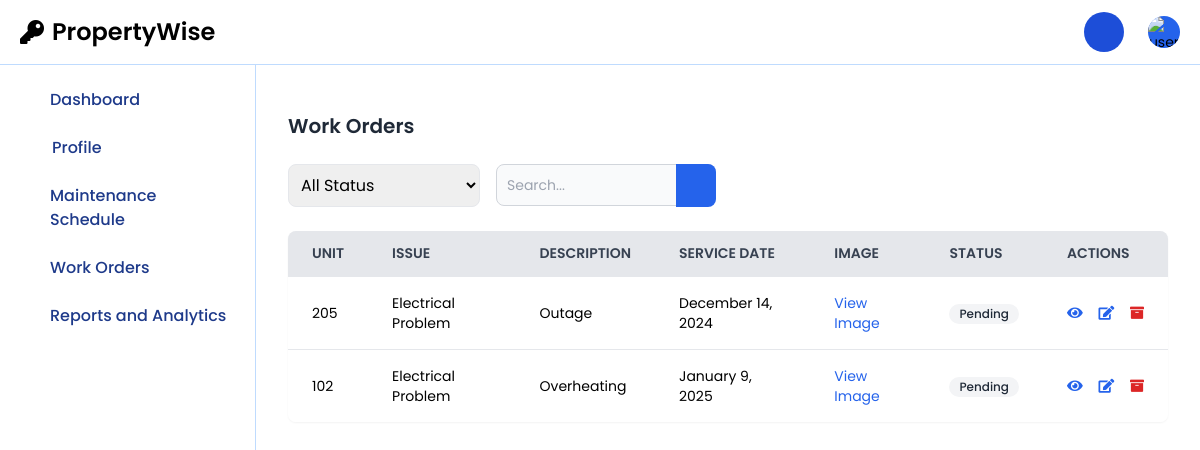
Page /staff/staffWork.php (signed in) on the earlier database version.
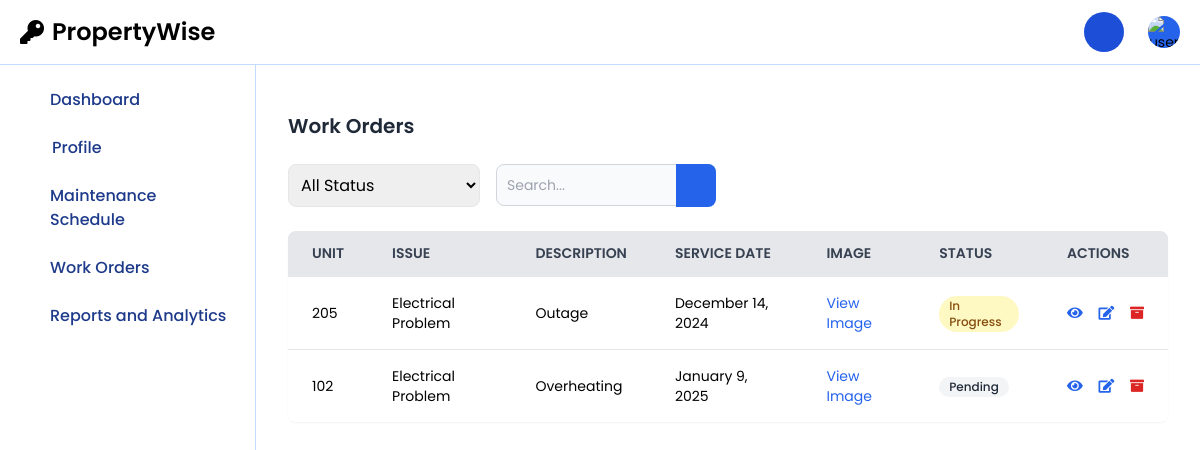
Same page on the later database version.
### tables this page shows
CREATE TABLE `maintenance_requests` (
  `id` int(11) NOT NULL,
  `user_id` int(11) NOT NULL,
  `unit` varchar(50) NOT NULL,
  `issue` varchar(100) NOT NULL,
  `description` text NOT NULL,
  `action_taken` text DEFAULT NULL,
  `maintenance_cost` decimal(10,2) DEFAULT NULL,
  `completion_date` datetime DEFAULT NULL,
  `service_date` date NOT NULL,
  `status` enum('Pending','In Progress','Completed') DEFAULT 'Pending',
  `report_pdf` varchar(255) DEFAULT NULL,
  `image` varchar(255) DEFAULT NULL,
  `created_at` timestamp NOT NULL DEFAULT current_timestamp(),
  `updated_at` timestamp NOT NULL DEFAULT current_timestamp() ON UPDATE current_timestamp(),
  `assigned_to` int(11) DEFAULT NULL,
  `priority` enum('high','medium','low') NOT NULL DEFAULT 'medium',
  `archived` tinyint(1) DEFAULT 0
);

### staff/staffWork.php (the view, shortened to what the changed rows need)
<?php
require '../session/db.php';
$staffId = $_SESSION['staff_id'];
$query = "SELECT id, unit, issue, description, service_date, image, status
          FROM maintenance_requests
          WHERE archived = 0 AND assigned_to = ?";
$stmt = $conn->prepare($query);
$stmt->bind_param('i', $staffId);
$stmt->execute();
$result = $stmt->get_result();
$requests = [];
while ($row = $result->fetch_assoc()) {
    $requests[] = $row;
}
?>
<!DOCTYPE html>
<html lang="en">
<head>
    <script src="https://cdn.tailwindcss.com"></script>
    <link rel="stylesheet" href="https://cdnjs.cloudflare.com/ajax/libs/font-awesome/5.15.4/css/all.min.css">
</head>
<body>
<?php include('staffNavbar.php'); ?>
<?php include('staffSidebar.php'); ?>
<div class="sm:ml-64 p-4 sm:p-8 mx-auto">
    <div class="mt-16 sm:mt-20">
        <h1 class="text-lg sm:text-xl font-semibold text-gray-800 mb-4 sm:mb-6">Work Orders</h1>
        <div class="bg-white rounded-lg shadow-sm overflow-hidden">
            <div class="overflow-x-auto">
                <table class="min-w-full divide-y divide-gray-200">
                    <thead class="bg-gray-50">
                        <tr>
                            <th class="px-4 sm:px-6 py-3 text-left text-xs sm:text-sm font-semibold text-gray-700 border-b-2 border-gray-200 bg-gray-200 uppercase">Unit</th>
                            <th class="px-4 sm:px-6 py-3 text-left text-xs sm:text-sm font-semibold text-gray-700 border-b-2 border-gray-200 bg-gray-200 uppercase">Issue</th>
                            <th class="px-4 sm:px-6 py-3 text-left text-xs sm:text-sm font-semibold text-gray-700 border-b-2 border-gray-200 bg-gray-200 uppercase">Description</th>
                            <th class="px-4 sm:px-6 py-3 text-left text-xs sm:text-sm font-semibold text-gray-700 border-b-2 border-gray-200 bg-gray-200 uppercase">Service Date</th>
                            <th class="px-4 sm:px-6 py-3 text-left text-xs sm:text-sm font-semibold text-gray-700 border-b-2 border-gray-200 bg-gray-200 uppercase">Image</th>
                            <th class="px-4 sm:px-6 py-3 text-left text-xs sm:text-sm font-semibold text-gray-700 border-b-2 border-gray-200 bg-gray-200 uppercase">Status</th>
                            <th class="px-4 sm:px-6 py-3 text-left text-xs sm:text-sm font-semibold text-gray-700 border-b-2 border-gray-200 bg-gray-200 uppercase">Actions</th>
                        </tr>
                    </thead>
                    <tbody id="workOrdersTableBody" class="bg-white divide-y divide-gray-200">
                        <?php foreach ($requests as $request): ?>
                            <?php
                            $statusColor = '';
                            if ($request['status'] == 'Pending') {
                                $statusColor = 'bg-gray-100 text-gray-800';
                            } elseif ($request['status'] == 'In Progress') {
                                $statusColor = 'bg-yellow-100 text-yellow-800';
                            } elseif ($request['status'] == 'Completed') {
                                $statusColor = 'bg-green-100 text-green-800';
                            }
                            $formattedDate = date('F j, Y', strtotime($request['service_date']));
                            ?>
                            <tr>
                                <td class="px-4 sm:px-6 py-4 text-sm"><?php echo htmlspecialchars($request['unit']); ?></td>
                                <td class="px-4 sm:px-6 py-4 text-sm"><?php echo htmlspecialchars($request['issue']); ?></td>
                                <td class="px-4 sm:px-6 py-4 text-sm"><?php echo htmlspecialchars($request['description']); ?></td>
                                <td class="px-4 sm:px-6 py-4 text-sm"><?php echo htmlspecialchars($formattedDate); ?></td>
                                <td class="px-4 sm:px-6 py-4 text-sm">
                                    <?php if ($request['image']) : ?>
                                        <a href="../users/<?php echo htmlspecialchars($request['image']); ?>" target="_blank" class="text-blue-600">View Image</a>
                                    <?php else : ?>
                                        No Image
                                    <?php endif; ?>
                                </td>
                                <td class="px-4 sm:px-6 py-4 text-sm">
                                    <span class="inline-flex items-center px-2.5 py-0.5 rounded-full text-xs font-medium <?php echo $statusColor; ?>">
                                        <?php echo htmlspecialchars($request['status']); ?>
                                    </span>
                                </td>
                                <td class="px-4 sm:px-6 py-4 whitespace-nowrap text-sm">
                                    <button onclick="viewRequest(<?= $request['id'] ?>)" class="text-blue-600 hover:text-blue-900 mr-3">
                                        <i class="fas fa-eye"></i>
                                    </button>
                                    <button onclick="openReportModal(<?= $request['id'] ?>)" class="text-blue-600 hover:text-blue-900 mr-3">
                                        <i class="fas fa-edit"></i>
                                    </button>
                                    <button onclick="archiveRequest(<?= $request['id'] ?>)" class="text-red-600 hover:text-red-900">
                                        <i class="fas fa-archive"></i>
                                    </button>
                                </td>
                            </tr>
                        <?php endforeach; ?>
                    </tbody>
                </table>
            </div>
        </div>
    </div>
</div>
</body>
</html>

Differences in the rows shown:
changed maintenance_requests "Outage": status "Pending" → "In Progress"
